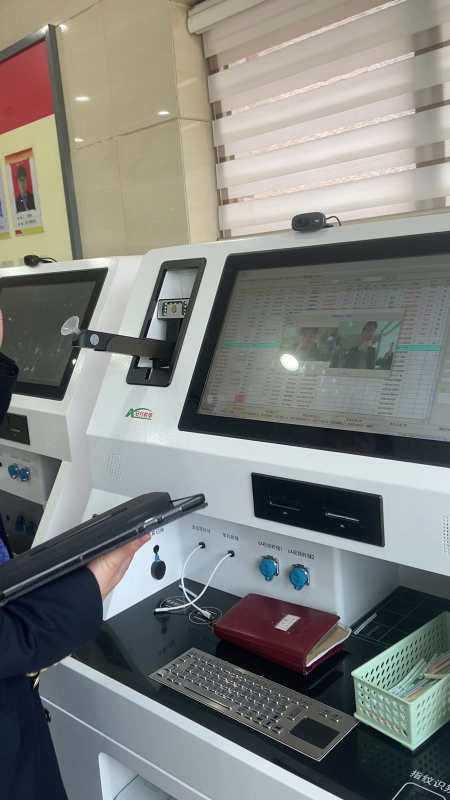
#> input picture references/attendance-kiosk-front.jpg, 900 x 1600 px (shown at 1/2 size)
$ python resize_gltf_textures.py ../references
#> lines starting #> are read from the running program, lines starting #| are printed output that depends on the picture
from __future__ import annotations

import argparse
from pathlib import Path

from PIL import Image


def main() -> None:
    parser = argparse.ArgumentParser(description="Downsize external glTF textures in-place.")
    parser.add_argument("directory", type=Path)
    parser.add_argument("--max-size", type=int, default=1024)
    args = parser.parse_args()

    for path in sorted(args.directory.iterdir()):
        if path.suffix.lower() not in {".png", ".jpg", ".jpeg"}:
            continue
        with Image.open(path) as source:
#> source is the input picture: PIL image 900x1600 RGB; mean R, G, B 127.6, 129.1, 125.4
            image = source.copy()
        image.thumbnail((args.max_size, args.max_size), Image.Resampling.LANCZOS)
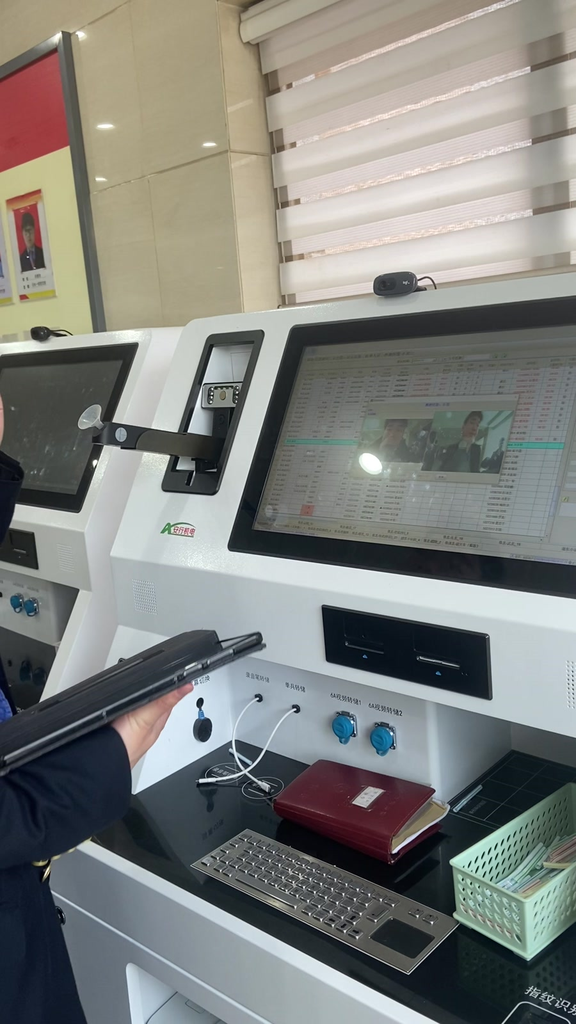
#> image: PIL image 576x1024 RGB; mean R, G, B 127.6, 129.1, 125.4
        if path.suffix.lower() == ".png":
            image.save(path, optimize=True, compress_level=9)
        else:
            image.convert("RGB").save(path, quality=88, optimize=True, progressive=True)
        print(f"{path.name}: {image.width}x{image.height} {path.stat().st_size} bytes")
#| attendance-kiosk-front.jpg: 576x1024 106536 bytes


if __name__ == "__main__":
    main()
